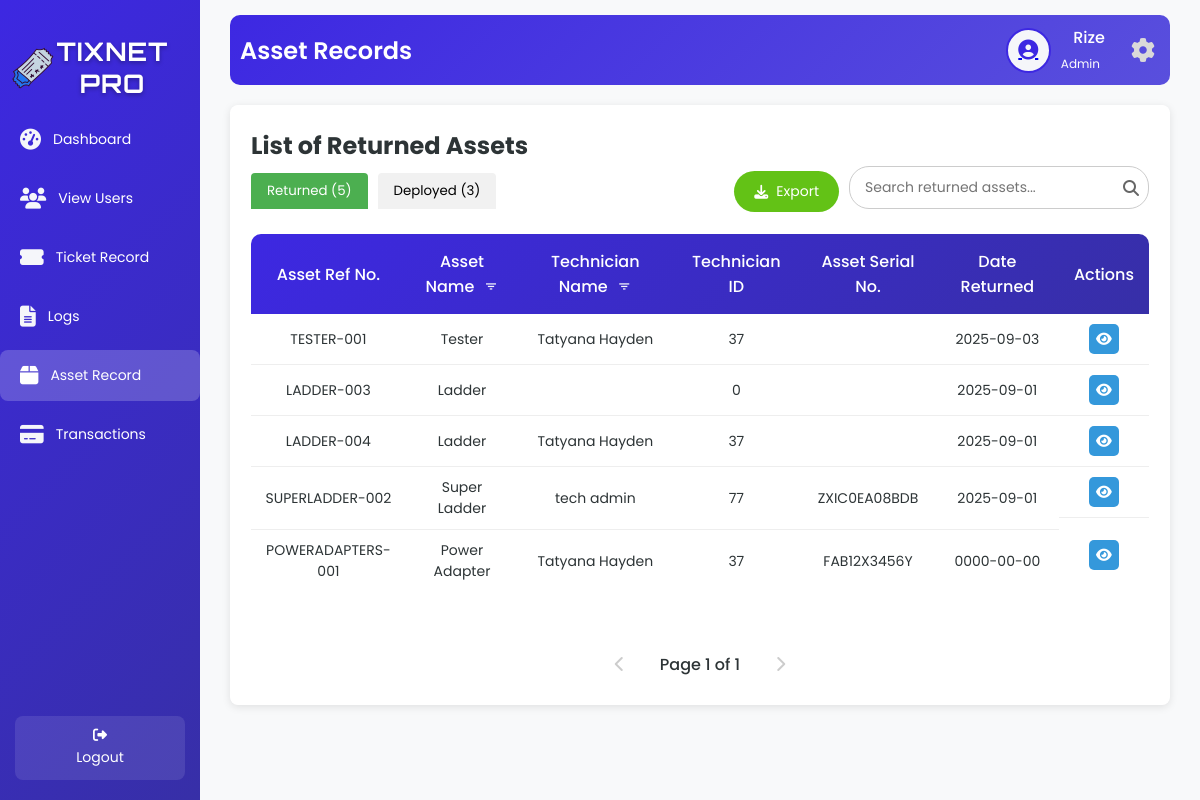
The app's page /returnT.php (signed in) with its own data.
### tables this page shows
CREATE TABLE `tbl_user` (
  `u_id` int(50) NOT NULL,
  `u_fname` varchar(200) NOT NULL,
  `u_lname` varchar(200) NOT NULL,
  `u_email` varchar(200) NOT NULL,
  `u_username` varchar(200) NOT NULL,
  `u_password` varchar(200) NOT NULL,
  `u_type` varchar(200) NOT NULL,
  `u_status` varchar(200) NOT NULL
);

CREATE TABLE `tbl_asset_status` (
  `a_id` int(50) NOT NULL,
  `a_ref_no` varchar(200) NOT NULL,
  `a_name` varchar(200) NOT NULL,
  `tech_name` varchar(200) NOT NULL,
  `tech_id` int(50) NOT NULL,
  `a_serial_no` varchar(200) NOT NULL,
  `a_date` date NOT NULL,
  `a_return_date` date NOT NULL,
  `a_status` varchar(200) NOT NULL
);

### returnT.php (the view, shortened to what this page needs)
<?php
include 'db.php';
$username = $_SESSION['username'];
$firstName = '';
$userType = '';
$avatarPath = $_SESSION['avatarPath'];
$currentTab = isset($_GET['tab']) ? $_GET['tab'] : 'returned';
$searchTerm = isset($_GET['search']) ? trim($_GET['search']) : '';
$page = isset($_GET['page']) ? max(1, (int)$_GET['page']) : 1;
$limit = 10;
$totalPages = 1;
$resultAssets = null;
$totalReturnedAssets = 0;
$totalDeployedAssets = 0;
if ($conn) {
    $sqlUser = "SELECT u_fname, u_lname, u_type FROM tbl_user WHERE u_username = ?";
    $stmt = $conn->prepare($sqlUser);
    $stmt->bind_param("s", $username);
    $stmt->execute();
    $resultUser = $stmt->get_result();
    if ($resultUser->num_rows > 0) {
        $row = $resultUser->fetch_assoc();
        $firstName = $row['u_fname'];
        $userType = $row['u_type'];
    }
    $sqlReturnedCount = "SELECT COUNT(*) as total FROM tbl_asset_status WHERE a_status = 'Returned'";
    $resultReturnedCount = $conn->query($sqlReturnedCount);
    $totalReturnedAssets = $resultReturnedCount->fetch_assoc()['total'] ?? 0;
    $sqlDeployedCount = "SELECT COUNT(*) as total FROM tbl_asset_status WHERE a_status = 'Deployed'";
    $resultDeployedCount = $conn->query($sqlDeployedCount);
    $totalDeployedAssets = $resultDeployedCount->fetch_assoc()['total'] ?? 0;
    $params = [];
    $types = '';
    $whereClauses = [];
    $status = $currentTab === 'returned' ? 'Returned' : 'Deployed';
    $whereClauses[] = "a_status = ?";
    $params[] = $status;
    $types .= 's';
    $whereClause = !empty($whereClauses) ? 'WHERE ' . implode(' AND ', $whereClauses) : '';
    $countSql = "SELECT COUNT(*) as total FROM tbl_asset_status $whereClause";
    $countStmt = $conn->prepare($countSql);
    if ($types !== '') {
        $countStmt->bind_param($types, ...$params);
    }
    $countStmt->execute();
    $countResult = $countStmt->get_result();
    $totalRecords = $countResult->fetch_assoc()['total'];
    $totalPages = max(1, ceil($totalRecords / $limit));
    $page = min($page, $totalPages);
    $offset = ($page - 1) * $limit;
    $orderBy = $currentTab === 'returned' ? 'a_return_date' : 'a_date';
    $sqlAssets = "SELECT a_id, a_ref_no, a_name, tech_name, tech_id, a_serial_no, a_date, a_return_date
                  FROM tbl_asset_status
                  $whereClause
                  ORDER BY $orderBy DESC
                  LIMIT ?, ?";
    $stmt = $conn->prepare($sqlAssets);
    $params[] = $offset;
    $params[] = $limit;
    $types .= 'ii';
    $stmt->bind_param($types, ...$params);
    $stmt->execute();
    $resultAssets = $stmt->get_result();
} else {
    echo "Database connection failed.";
    exit();
}
?>
<!DOCTYPE html>
<html lang="en">
<head>
    <link rel="stylesheet" href="returnT.css">
    <link rel="stylesheet" href="https://cdnjs.cloudflare.com/ajax/libs/font-awesome/6.6.0/css/all.min.css" />
    <link href='https://unpkg.com/boxicons@2.1.4/css/boxicons.min.css' rel='stylesheet'>
</head>
<body>
<div class="wrapper">
    <div class="sidebar">
        <h2><img src="image/logo.png" alt="Tix Net Icon" class="sidebar-icon">TixNet Pro</h2>
         <ul>
          <li><a href="adminD.php"><i class="fas fa-tachometer-alt icon"></i> <span>Dashboard</span></a></li>
          <li><a href="viewU.php"><i class="fas fa-users icon"></i> <span>View Users</span></a></li>
          <li><a href="regular_close.php"><i class="fas fa-ticket-alt icon"></i> <span>Ticket Record</span></a></li>
          <li><a href="logs.php"><i class="fas fa-file-alt icon"></i> <span>Logs</span></a></li>
          <li><a href="returnT.php" class="active"><i class="fas fa-box icon"></i> <span>Asset Record</span></a></li>
          <li><a href="AdminPayments.php"><i class="fas fa-credit-card icon"></i> <span>Transactions</span></a></li>
         </ul>
      <footer>
       <a href="index.php" class="back-home"><i class="fas fa-sign-out-alt"></i> Logout</a>
      </footer>
    </div>
    <div class="container">
        <div class="upper">
            <h1>Asset Records</h1>
            <div class="user-profile">
                <div class="user-icon">
                    <a href="image.php">
                        <?php
                        $cleanAvatarPath = preg_replace('/\?\d+$/', '', $avatarPath);
                        if (!empty($avatarPath) && file_exists($cleanAvatarPath)) {
                            echo "<img src='" . htmlspecialchars($avatarPath, ENT_QUOTES, 'UTF-8') . "' alt='User Avatar'>";
                        } else {
                            echo "<i class='fas fa-user-circle'></i>";
                        }
                        ?>
                    </a>
                </div>
                <div class="user-details">
                    <span><?php echo htmlspecialchars($firstName, ENT_QUOTES, 'UTF-8'); ?></span>
                    <small><?php echo htmlspecialchars(ucfirst($userType), ENT_QUOTES, 'UTF-8'); ?></small>
                </div>
                <a href="settings.php" class="settings-link">
                    <i class="fas fa-cog"></i>
                </a>
            </div>
        </div>
        <div id="returned-tab" class="tab-content <?php echo $currentTab === 'returned' ? 'active' : ''; ?>">
            <div class="table-box glass-container">
                <h2>List of Returned Assets</h2>
                <div class="tab-buttons">
                    <button class="tab-btn <?php echo $currentTab === 'returned' ? 'active' : ''; ?>" onclick="showTab('returned')">
                        Returned (<?php echo $totalReturnedAssets; ?>)
                    </button>
                    <button class="tab-btn <?php echo $currentTab === 'deployed' ? 'active' : ''; ?>" onclick="showTab('deployed')">
                        Deployed (<?php echo $totalDeployedAssets; ?>)
                    </button>
                </div>
                <div class="search-container">
                    <input type="text" class="search-bar" id="searchInput" placeholder="Search returned assets..." value="<?php echo htmlspecialchars($searchTerm); ?>" onkeyup="debouncedSearchReturnedAssets()">
                    <span class="search-icon"><i class="fas fa-search"></i></span>
                </div>
                <div class="action-buttons">
                    <div class="export-container">
                        <button class="action-btn export-btn"><i class="fas fa-download"></i> Export</button>
                    </div>
                </div>
                <table id="returned-assets-table">
                    <thead>
                        <tr>
                            <th>Asset Ref No.</th>
                            <th>Asset Name <button class="filter-btn" onclick="showReturnedAssetFilterModal()" title="Filter by Asset Name"><i class='bx bx-filter'></i></button></th>
                            <th>Technician Name <button class="filter-btn" onclick="showReturnedTechnicianFilterModal()" title="Filter by Technician Name"><i class='bx bx-filter'></i></button></th>
                            <th>Technician ID</th>
                            <th>Asset Serial No.</th>
                            <th>Date Returned</th>
                            <th>Actions</th>
                        </tr>
                    </thead>
                    <tbody id="returned-table-body">
                        <?php
                        if ($currentTab === 'returned' && $resultAssets && $resultAssets->num_rows > 0) {
                            while ($row = $resultAssets->fetch_assoc()) {
                                $serialNo = ($row['a_serial_no'] === '0' || empty($row['a_serial_no'])) ? '' : htmlspecialchars($row['a_serial_no'], ENT_QUOTES, 'UTF-8');
                                $assetData = json_encode([
                                    'id' => $row['a_id'],
                                    'ref_no' => $row['a_ref_no'] ?? '',
                                    'asset_name' => $row['a_name'] ?? '',
                                    'technician_name' => $row['tech_name'] ?? '',
                                    'technician_id' => $row['tech_id'] ?? '',
                                    'serial_no' => $serialNo,
                                    'date_borrowed' => $row['a_date'] ?? '-',
                                    'date_returned' => $row['a_return_date'] ?? '-'
                                ], JSON_HEX_QUOT | JSON_HEX_TAG);
                                echo "<tr>
                                        <td>" . htmlspecialchars($row['a_ref_no'], ENT_QUOTES, 'UTF-8') . "</td>
                                        <td>" . htmlspecialchars($row['a_name'], ENT_QUOTES, 'UTF-8') . "</td>
                                        <td>" . htmlspecialchars($row['tech_name'], ENT_QUOTES, 'UTF-8') . "</td>
                                        <td>" . htmlspecialchars($row['tech_id'], ENT_QUOTES, 'UTF-8') . "</td>
                                        <td>" . $serialNo . "</td>
                                        <td>" . htmlspecialchars($row['a_return_date'], ENT_QUOTES, 'UTF-8') . "</td>
                                        <td class='action-buttons'>
                                            <span class='view-btn' onclick='showReturnedViewModal($assetData)' title='View'><i class='fas fa-eye'></i></span>
                                        </td>
                                      </tr>";
                            }
                        } else if ($currentTab === 'returned') {
                            echo "<tr><td colspan='7' style='text-align: center;'>No returned assets found.</td></tr>";
                        }
                        ?>
                    </tbody>
                </table>
                <div class="pagination" id="returned-pagination">
                    <?php
                    if ($currentTab === 'returned') {
                        $paginationParams = ['tab' => $currentTab];
                        if ($page > 1) {
                            $paginationParams['page'] = $page - 1;
                            echo "<a href='returnT.php?" . http_build_query($paginationParams) . "' class='pagination-link'><i class='fas fa-chevron-left'></i></a>";
                        } else {
                            echo "<span class='pagination-link disabled'><i class='fas fa-chevron-left'></i></span>";
                        }
                        echo "<span class='current-page'>Page $page of $totalPages</span>";
                        if ($page < $totalPages) {
                            $paginationParams['page'] = $page + 1;
                            echo "<a href='returnT.php?" . http_build_query($paginationParams) . "' class='pagination-link'><i class='fas fa-chevron-right'></i></a>";
                        } else {
                            echo "<span class='pagination-link disabled'><i class='fas fa-chevron-right'></i></span>";
                        }
                    }
                    ?>
                </div>
            </div>
        </div>
    </div>
</div>
</body>
</html>

### returnT.php (style rules this page uses)
.filter-btn { background: transparent !important; border: none; cursor: pointer; font-size: 15px; color: var(--light, #f5f8fc); margin-left: 5px; vertical-align: middle; padding: 0; outline: none; }
th .filter-btn { background: transparent !important; }
.tab-content { display: none; }
.tab-content.active { display: block; }

### records on screen
tbl_user: u_fname "Rize", u_type "Admin"
tbl_asset_status: a_ref_no "TESTER-001", a_name "Tester", tech_name "Tatyana Hayden", tech "37", a_return_date "2025-09-03"
tbl_asset_status: a_ref_no "LADDER-003", a_name "Ladder", tech "0", a_return_date "2025-09-01"
tbl_asset_status: a_ref_no "LADDER-004", a_name "Ladder", tech_name "Tatyana Hayden", tech "37", a_return_date "2025-09-01"
tbl_asset_status: a_ref_no "SUPERLADDER-002", a_name "Super Ladder", tech_name "tech admin", tech "77", a_serial_no "ZXIC0EA08BDB", a_return_date "2025-09-01"
tbl_asset_status: a_ref_no "POWERADAPTERS-001", a_name "Power Adapter", tech_name "Tatyana Hayden", tech "37", a_serial_no "FAB12X3456Y", a_return_date "0000-00-00"

### other values on screen
$totalReturnedAssets "5"
$totalDeployedAssets "3"
$page "1"
$totalPages "1"
